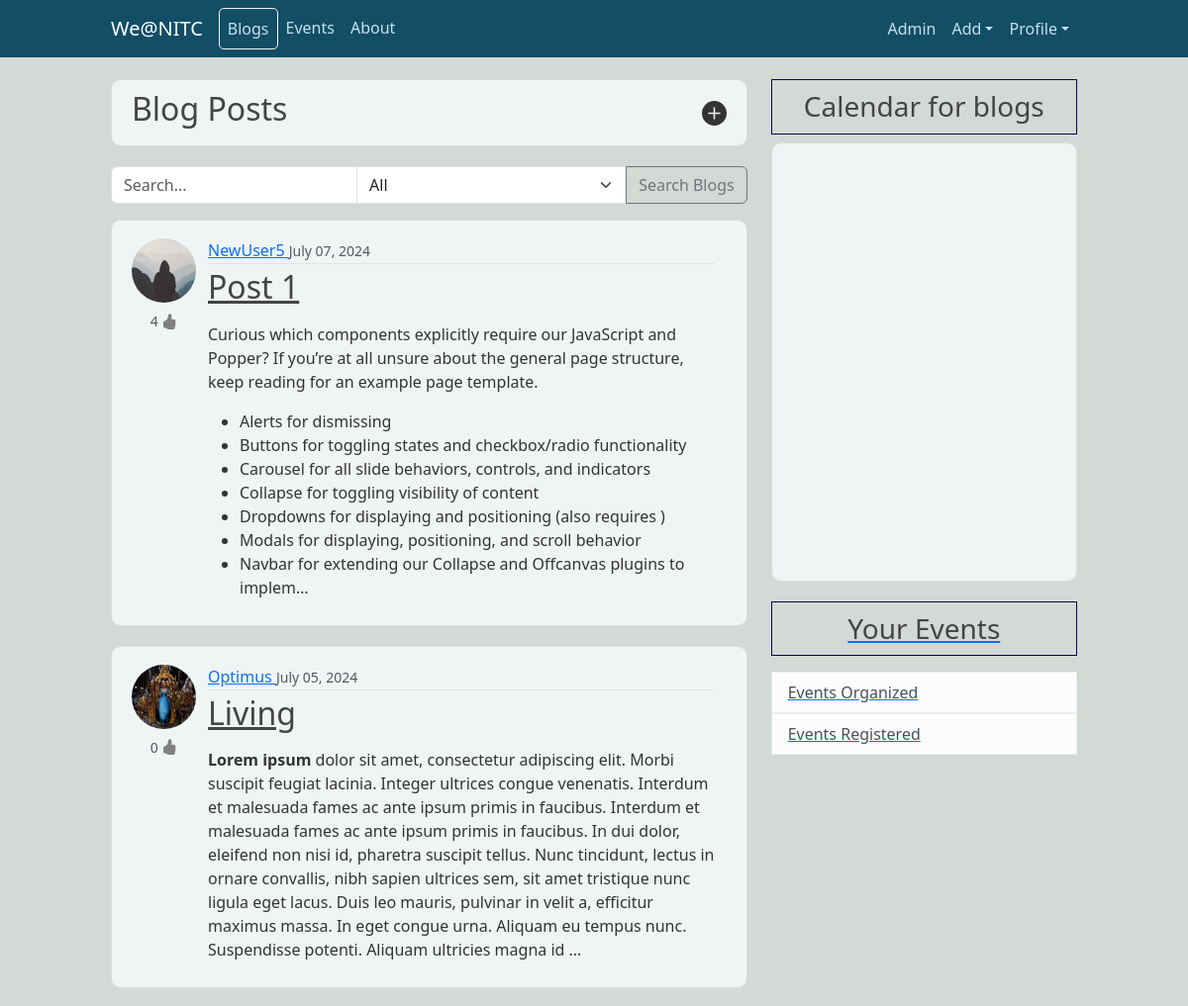
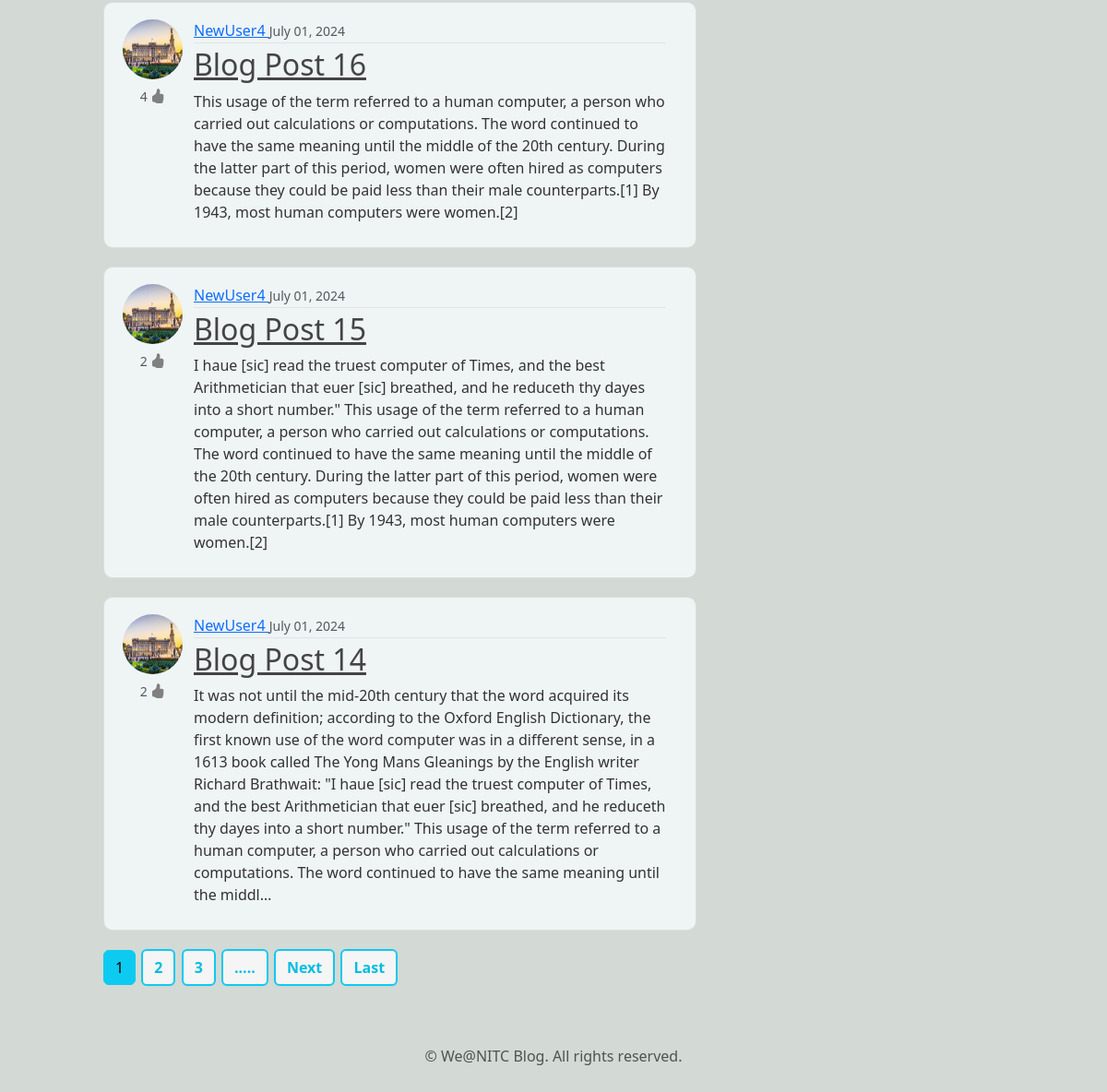
The app's page / (signed in), older data (2 pictures, top to bottom).
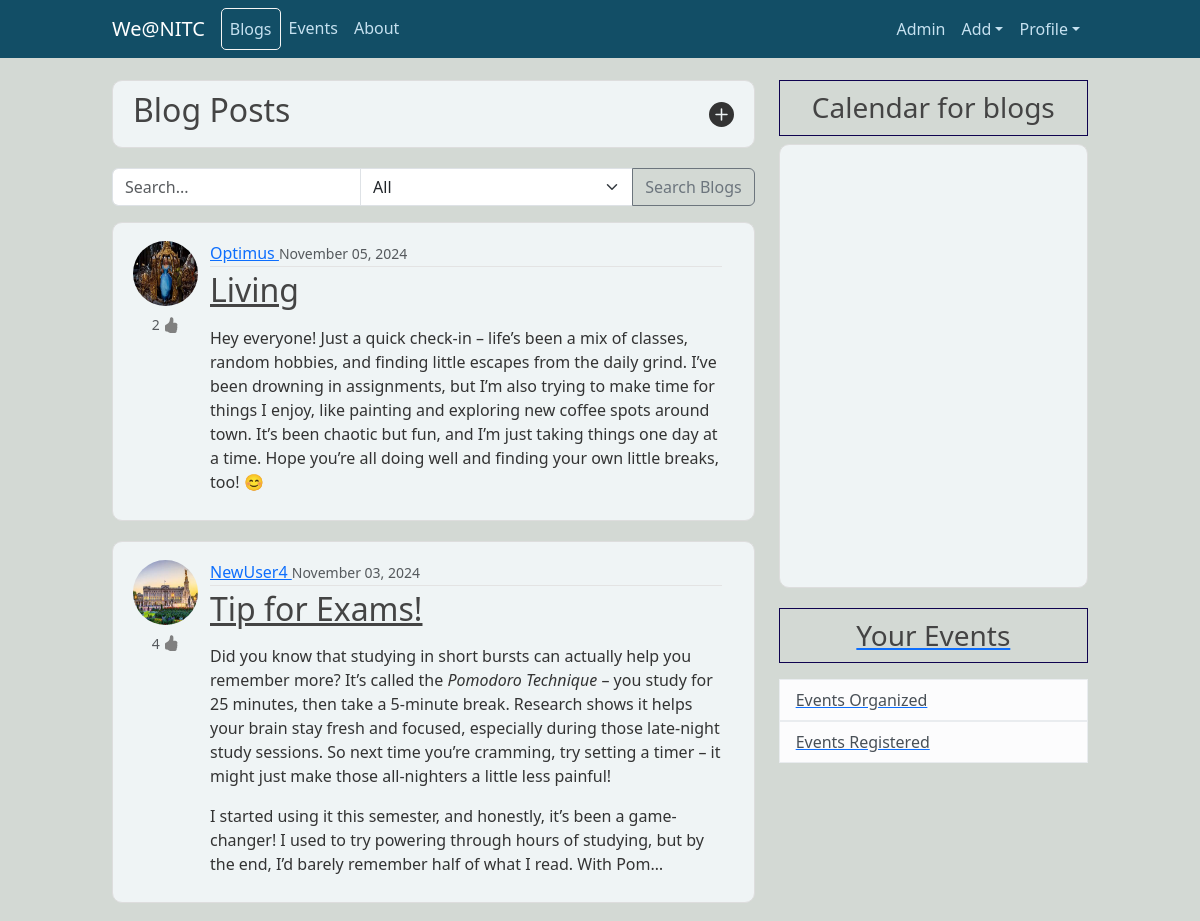
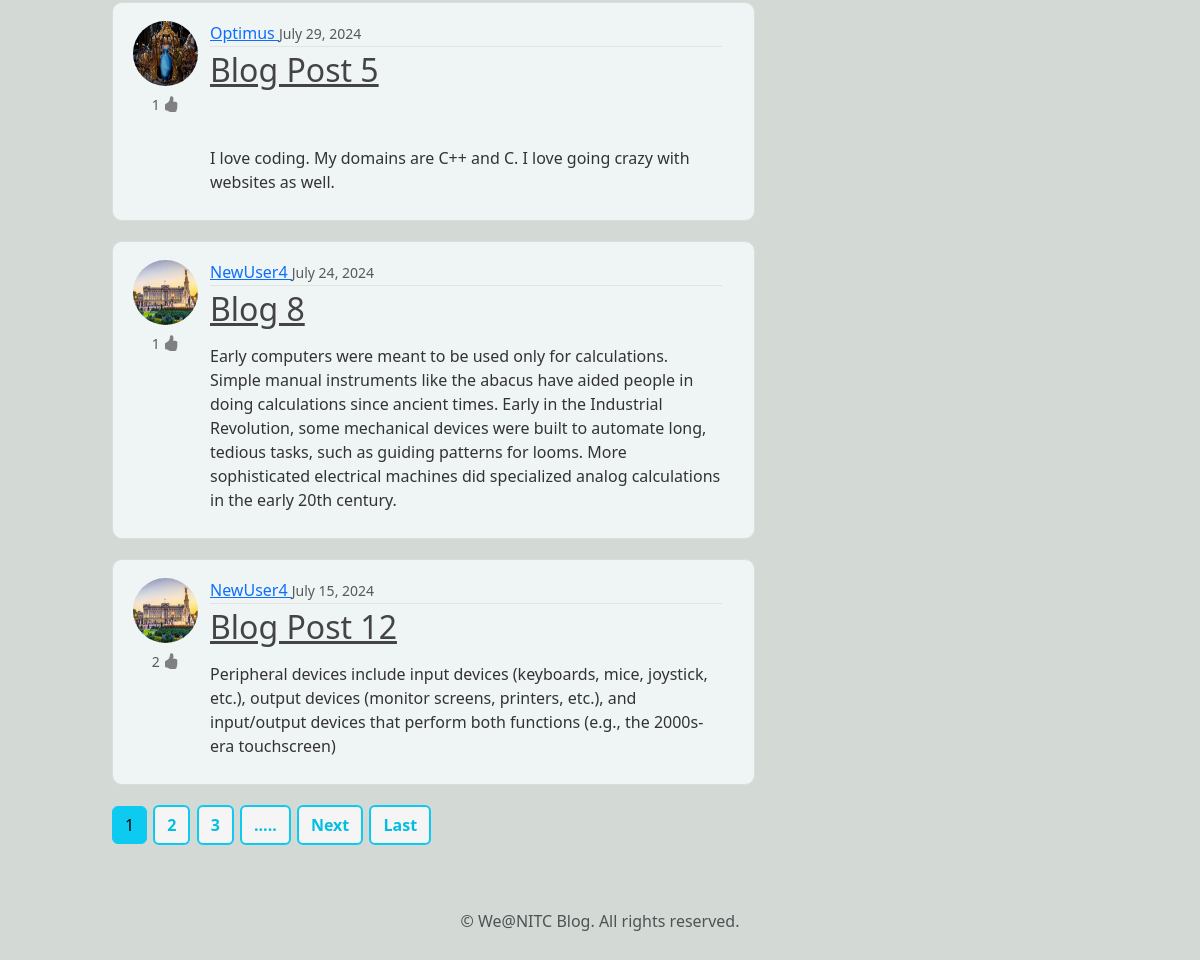
The same page, newer data (2 pictures, top to bottom).
### blog/models.py (models this page shows, shortened)
class Post(models.Model):
    title = models.CharField(max_length=100)
    content = CKEditor5Field(null = True,blank=True, config_name='extends')
    date_posted=models.DateTimeField(default=timezone.now) # not putting now() because we need the actual function as default value
    author = models.ForeignKey(User,on_delete=models.CASCADE) #delete post when user is deleted
    likes= models.ManyToManyField(User,blank=True,null=True,related_name='liked_posts')

### users/models.py (models this page shows, shortened)
class Profile(models.Model):
    user=models.OneToOneField(User,on_delete=models.CASCADE)
    image= models.ImageField(default='default.jpg', upload_to='profile_pics')
    about= CKEditor5Field(null = True,default= 'Hi There', config_name='extends')

### blog/views.py (the view)
# urls.py: path('',PostListView.as_view(), name='blog-home'),
class PostListView(LoginRequiredMixin,ListView):
    model = Post #Which model to query to get list
    template_name='blog/home.html'   # <app> / <model>_<viewtype>.html
    context_object_name = 'posts' # object_name was by default object_list
    ordering = ['-date_posted'] #default oldest -> newest
    paginate_by = 5
    def get_context_data(self, **kwargs):
        context = super().get_context_data(**kwargs)
        context['cal'] = 'blogs'
        context['title'] = 'Blogs'
        return context

### blog/templates/blog/home.html (shortened to what this page needs)
{% extends "blog/base.html"%}
{% block content%}
<article class="media content-section d-flex justify-content-between align-items-center" >
  <h2 class="d-flex align-items-center">
    Blog Posts
  </h2>
  <a href="{% url 'post-create' %}" class="ml-2 text-decoration-none" style="color: inherit;">
    <svg xmlns="http://www.w3.org/2000/svg" width="25" height="25" fill="currentColor" class="bi bi-plus-circle-fill right" viewBox="0 0 16 16">
      <path d="M16 8A8 8 0 1 1 0 8a8 8 0 0 1 16 0M8.5 4.5a.5.5 0 0 0-1 0v3h-3a.5.5 0 0 0 0 1h3v3a.5.5 0 0 0 1 0v-3h3a.5.5 0 0 0 0-1h-3z"/>
    </svg>
  </a>
</article>
<form class="media" method="get" action="{% url 'blog_search' %}" id="searchForm">
  <div class="input-group">
      <input type="text" name="q" class="form-control" placeholder="Search...">
      <select name="type" class="form-select">
          <option value="all">All</option>
      </select>
      <button type="submit" class="btn btn-outline-secondary">Search Blogs</button>
  </div>
</form>
    {% for post in posts %}
    <article class="media content-section d-flex align-items-start" >
      <div class="row w-100 mt-2">
        <div class="col-auto d-flex flex-column align-items-center">
          <a href="{% url 'user-posts' post.author.username %}"><img class="rounded-circle article-img mb-2 " src="{{ post.author.profile.image.url }}" style="margin-right: 0%;"></a>
          <small class="text-muted"> {{post.likes.count}}
          </small>
          </div>
            <div class="col" style="padding: 0%;">
                <div class="media-body">
                    <div class="article-metadata">
                        <a class="mr-2" href="{% url 'user-posts' post.author.username %}">
                            {{ post.author }}
                        </a>
                        <small class="text-muted">{{ post.date_posted|date:"F d, Y" }}</small>
                    </div>
                    <h2><a class="article-title" href="{% url 'post-detail' post.id %}">{{ post.title }}</a></h2>
                    <p class="article-content">{{ post.content|truncatechars:600|safe }}</p>
                </div>
            </div>
        </div>
      </article>
    {% endfor %}
    {% if is_paginated %}
      {% for num in page_obj.paginator.page_range %}
        {% if page_obj.number == num %}
            <a class="btn btn-info mb-4" href="?page={{ num }}">{{ num }}</a>
        {% elif num > page_obj.number|add:'-3' and num < page_obj.number|add:'3' %}
            <a class="btn btn-outline-info btn-outline-custom btn-outline-custom_1 mb-4" href="?page={{ num }}">{{ num }}</a>
        {% endif %}
      {% endfor %}
      {% if page_obj.has_next %}
        <div class="btn btn-outline-info btn-outline-custom btn-outline-custom_1 mb-4">.....</div>
        <a class="btn btn-outline-info btn-outline-custom btn-outline-custom_1 mb-4" href="?page={{ page_obj.next_page_number }}">Next</a>
        <a class="btn btn-outline-info btn-outline-custom btn-outline-custom_1 mb-4" href="?page={{ page_obj.paginator.num_pages }}">Last</a>
      {% endif %}
    {% endif %}
{% endblock content %}

Row changes from the older to the newer data that the page shows:
removed Post: author.profile.image (placeholder picture), likes.count "4", author "NewUser5", date_posted "July 07, 2024", title "Post 1", content "Curious which components explicitly require our JavaScript and Popper? If you’re at all unsure about the general page structure, keep reading for an example page template. Alerts for dismissing Buttons for toggling states and checkbox/radio functionality Carousel for all slide behaviors, controls, and indicators Collapse for toggling visibility of content Dropdowns for displaying and positioning (also requires ) Modals for displaying, positioning, and scroll behavior Navbar for extending our Collapse and Offcanvas plugins to implem…"
removed Post: author.profile.image (picture), likes.count "0", author "Optimus", date_posted "July 05, 2024", title "Living", content "Lorem ipsum dolor sit amet, consectetur adipiscing elit. Morbi suscipit feugiat lacinia. Integer ultrices congue venenatis. Interdum et malesuada fames ac ante ipsum primis in faucibus. Interdum et malesuada fames ac ante ipsum primis in faucibus. In dui dolor, eleifend non nisi id, pharetra suscipit tellus. Nunc tincidunt, lectus in ornare convallis, nibh sapien ultrices sem, sit amet tristique nunc ligula eget lacus. Duis leo mauris, pulvinar in velit a, efficitur maximus massa. In eget congue urna. Aliquam eu tempus nunc. Suspendisse potenti. Aliquam ultricies magna id …"
no longer on this page (row edited): Post: author.profile.image (picture), likes.count "2", author "NewUser4", date_posted "July 01, 2024", title "Blog Post 15", content "I haue [sic] read the truest computer of Times, and the best Arithmetician that euer [sic] breathed, and he reduceth thy dayes into a short number.\" This usage of the term referred to a human computer, a person who carried out calculations or computations. The word continued to have the same meaning until the middle of the 20th century. During the latter part of this period, women were often hired as computers because they could be paid less than their male counterparts.[1] By 1943, most human computers were women.[2]"
no longer on this page (row edited): Post: author.profile.image (picture), likes.count "2", author "NewUser4", date_posted "July 01, 2024", title "Blog Post 14", content "It was not until the mid-20th century that the word acquired its modern definition; according to the Oxford English Dictionary, the first known use of the word computer was in a different sense, in a 1613 book called The Yong Mans Gleanings by the English writer Richard Brathwait: \"I haue [sic] read the truest computer of Times, and the best Arithmetician that euer [sic] breathed, and he reduceth thy dayes into a short number.\" This usage of the term referred to a human computer, a person who carried out calculations or computations. The word continued to have the same meaning until the middl…"
added Post: author.profile.image (picture), likes.count "2", author "Optimus", date_posted "November 05, 2024", title "Living", content "Hey everyone! Just a quick check-in – life’s been a mix of classes, random hobbies, and finding little escapes from the daily grind. I’ve been drowning in assignments, but I’m also trying to make time for things I enjoy, like painting and exploring new coffee spots around town. It’s been chaotic but fun, and I’m just taking things one day at a time. Hope you’re all doing well and finding your own little breaks, too! 😊"
changed Post: date_posted "July 01, 2024" → "November 03, 2024"; title "Blog Post 16" → "Tip for Exams!"; content "This usage of the term referred to a human computer, a person who carried out calculations or computations. The word continued to have the same meaning until the middle of the 20th century. During the latter part of this period, women were often hired as computers because they could be paid less than their male counterparts.[1] By 1943, most human computers were women.[2]" → "Did you know that studying in short bursts can actually help you remember more? It’s called the Pomodoro Technique – you study for 25 minutes, then take a 5-minute break. Research shows it helps your brain stay fresh and focused, especially during those late-night study sessions. So next time you’re cramming, try setting a timer – it might just make those all-nighters a little less painful! I started using it this semester, and honestly, it’s been a game-changer! I used to try powering through hours of studying, but by the end, I’d barely remember half of what I read. With Pom…"
now on this page (row edited): Post: author.profile.image (picture), likes.count "1", author "Optimus", date_posted "July 29, 2024", title "Blog Post 5", content "I love coding. My domains are C++ and C. I love going crazy with websites as well."
now on this page (row edited): Post: author.profile.image (picture), likes.count "1", author "NewUser4", date_posted "July 24, 2024", title "Blog 8", content "Early computers were meant to be used only for calculations. Simple manual instruments like the abacus have aided people in doing calculations since ancient times. Early in the Industrial Revolution, some mechanical devices were built to automate long, tedious tasks, such as guiding patterns for looms. More sophisticated electrical machines did specialized analog calculations in the early 20th century."
now on this page (row edited): Post: author.profile.image (picture), likes.count "2", author "NewUser4", date_posted "July 15, 2024", title "Blog Post 12", content "Peripheral devices include input devices (keyboards, mice, joystick, etc.), output devices (monitor screens, printers, etc.), and input/output devices that perform both functions (e.g., the 2000s-era touchscreen)"
